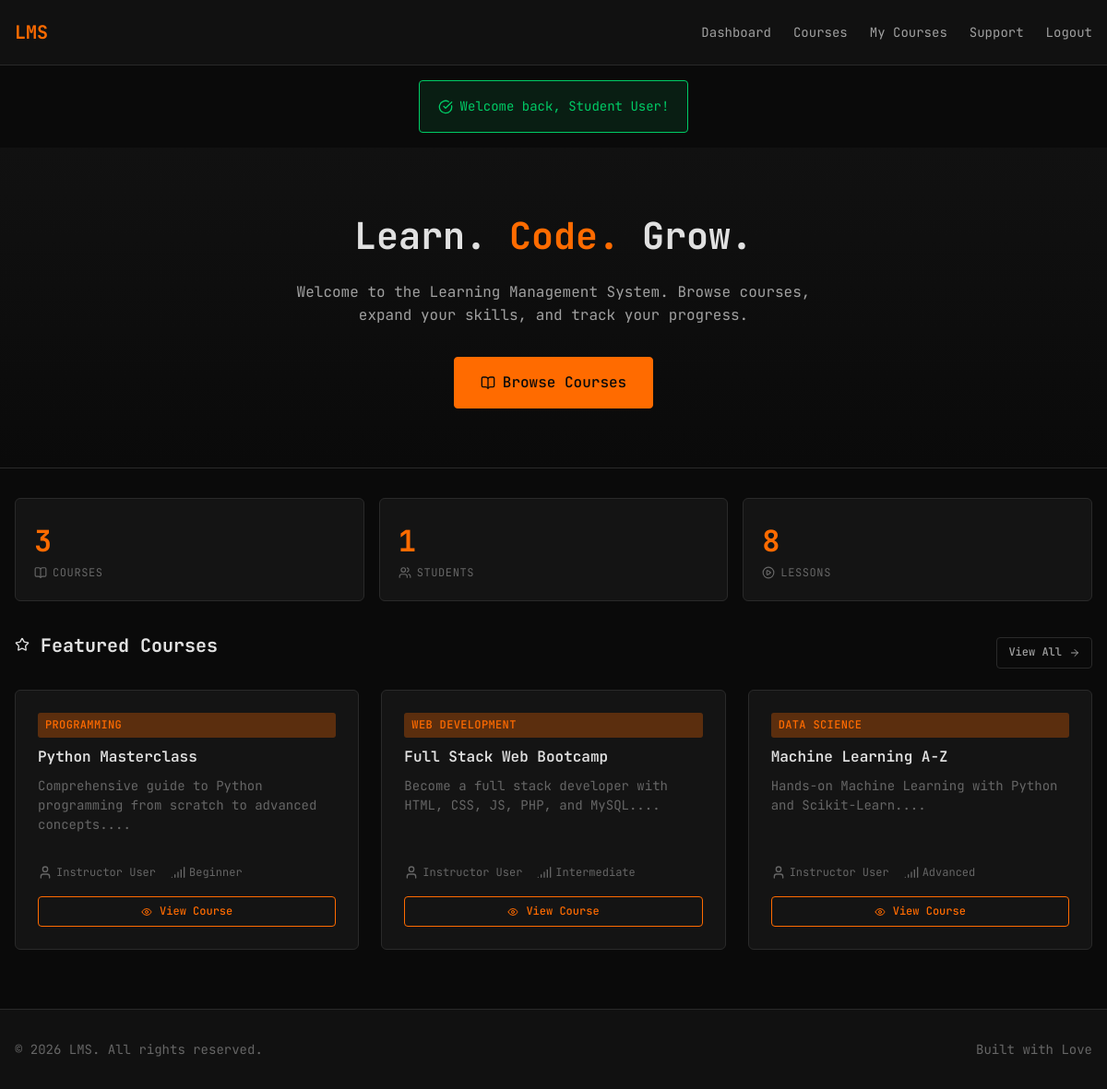
Screenshot of / (signed in) with the database file from the repository.
### tables this page shows
CREATE TABLE courses (
    id INT AUTO_INCREMENT PRIMARY KEY,
    title VARCHAR(200) NOT NULL,
    description TEXT,
    category_id INT,
    instructor_id INT,
    price DECIMAL(10,2) DEFAULT 0.00,
    duration VARCHAR(50),
    level ENUM('beginner', 'intermediate', 'advanced') DEFAULT 'beginner',
    created_at TIMESTAMP DEFAULT CURRENT_TIMESTAMP,
    FOREIGN KEY (category_id) REFERENCES categories(id) ON DELETE SET NULL,
    FOREIGN KEY (instructor_id) REFERENCES users(id) ON DELETE SET NULL
);

CREATE TABLE categories (
    id INT AUTO_INCREMENT PRIMARY KEY,
    name VARCHAR(100) NOT NULL,
    description TEXT
);

CREATE TABLE users (
    id INT AUTO_INCREMENT PRIMARY KEY,
    name VARCHAR(100) NOT NULL,
    email VARCHAR(150) NOT NULL UNIQUE,
    password VARCHAR(255) NOT NULL,
    role ENUM('admin', 'instructor', 'student') NOT NULL DEFAULT 'student',
    bio TEXT,
    experience TEXT,
    verified TINYINT(1) NOT NULL DEFAULT 1,
    created_at TIMESTAMP DEFAULT CURRENT_TIMESTAMP
);

### config/auth.php (called while the page is built, shortened)
<?php
function e($string)
{
    return htmlspecialchars($string, ENT_QUOTES, 'UTF-8');
}

### public/index.php (the view, shortened to what this page needs)
<?php
require_once __DIR__ . '/../config/auth.php';
$pdo = getDBConnection();
$stmt = $pdo->query("
    SELECT c.*, cat.name as category_name, u.name as instructor_name
    FROM courses c
    LEFT JOIN categories cat ON c.category_id = cat.id
    LEFT JOIN users u ON c.instructor_id = u.id
    ORDER BY c.created_at DESC
    LIMIT 6
");
$featuredCourses = $stmt->fetchAll();
$totalCourses = $pdo->query("SELECT COUNT(*) FROM courses")->fetchColumn();
$totalStudents = $pdo->query("SELECT COUNT(*) FROM users WHERE role = 'student'")->fetchColumn();
$totalLessons = $pdo->query("SELECT COUNT(*) FROM lessons")->fetchColumn();
include __DIR__ . '/../includes/header.php';
include __DIR__ . '/../includes/navbar.php';
?>
<section class="hero">
    <div class="container">
        <h1 class="hero-title">
            Learn. <span>Code.</span> Grow.
        </h1>
        <p class="hero-subtitle">
            Welcome to the Learning Management System. Browse courses, expand your skills, and track your progress.
        </p>
        <div class="flex gap-2 justify-center">
            <a href="<?php echo BASE_PATH; ?>/public/courses.php" class="btn btn-primary btn-lg">
                <i data-lucide="book-open"></i> Browse Courses
            </a>
        </div>
    </div>
</section>
<main class="main-content">
    <div class="container">
        <div class="stats-grid mb-4">
            <div class="card stat-card">
                <div class="stat-value">
                    <?php echo $totalCourses; ?>
                </div>
                <div class="stat-label">
                    <i data-lucide="book-open"></i> Courses
                </div>
            </div>
            <div class="card stat-card">
                <div class="stat-value">
                    <?php echo $totalStudents; ?>
                </div>
                <div class="stat-label">
                    <i data-lucide="users"></i> Students
                </div>
            </div>
            <div class="card stat-card">
                <div class="stat-value">
                    <?php echo $totalLessons; ?>
                </div>
                <div class="stat-label">
                    <i data-lucide="play-circle"></i> Lessons
                </div>
            </div>
        </div>
        <div class="mb-4">
            <div class="flex flex-between flex-center mb-2">
                <h2 class="section-title">
                    <i data-lucide="star"></i> Featured Courses
                </h2>
                <a href="<?php echo BASE_PATH; ?>/public/courses.php" class="btn btn-ghost btn-sm">
                    View All <i data-lucide="arrow-right"></i>
                </a>
            </div>
            <?php if (empty($featuredCourses)): ?>
                <div class="card">
                    <p class="text-dim text-center">No courses available yet.</p>
                </div>
            <?php else: ?>
                <div class="grid grid-3">
                    <?php foreach ($featuredCourses as $course): ?>
                        <div class="card course-card">
                            <span class="badge badge-primary">
                                <?php echo e($course['category_name'] ?? 'Uncategorized'); ?>
                            </span>
                            <h3 class="course-title">
                                <?php echo e($course['title']); ?>
                            </h3>
                            <p class="text-sm text-dim course-desc">
                                <?php echo e(substr($course['description'] ?? '', 0, 80)); ?>...
                            </p>
                            <div class="card-meta">
                                <span><i data-lucide="user"></i>
                                    <?php echo e($course['instructor_name'] ?? 'TBA'); ?>
                                </span>
                                <span><i data-lucide="signal"></i>
                                    <?php echo ucfirst(e($course['level'])); ?>
                                </span>
                            </div>
                            <a href="<?php echo BASE_PATH; ?>/public/course-details.php?id=<?php echo $course['id']; ?>"
                                class="btn btn-secondary btn-sm mt-2 w-full">
                                <i data-lucide="eye"></i> View Course
                            </a>
                        </div>
                    <?php endforeach; ?>
                </div>
            <?php endif; ?>
        </div>
    </div>
</main>
<?php include __DIR__ . '/../includes/footer.php'; ?>

### assets/css/style.css (style rules this page uses)
:root { --bg-primary: #0a0a0a; --bg-secondary: #111111; --bg-tertiary: #1a1a1a; --bg-card: #141414; --orange-primary: #ff6b00; --orange-secondary: #ff8c00; --orange-dim: #cc5500; --orange-glow: rgba(255, 107, 0, 0.3); --text-primary: #e0e0e0; --text-secondary: #a0a0a0; --text-dim: #666666; --border-color: #2a2a2a; --success: #00cc66; --error: #ff3333; --warning: #ffcc00; --font-mono: 'JetBrains Mono', 'Consolas', 'Monaco', monospace; }
*, *::before, *::after { box-sizing: border-box; margin: 0; padding: 0; }
html { font-size: 16px; scroll-behavior: smooth; }
body { font-family: var(--font-mono); background-color: var(--bg-primary); color: var(--text-primary); line-height: 1.6; min-height: 100vh; }
a { color: var(--orange-primary); text-decoration: none; transition: color 0.2s ease; }
.container { max-width: 1200px; margin: 0 auto; padding: 0 1rem; }
.main-content { flex: 1; padding: 2rem 0; }
.btn { display: inline-flex; align-items: center; justify-content: center; gap: 0.5rem; padding: 0.625rem 1.25rem; font-family: var(--font-mono); font-size: 0.875rem; font-weight: 500; border: 1px solid transparent; border-radius: 4px; cursor: pointer; transition: all 0.2s ease; text-decoration: none; }
.btn-primary { background-color: var(--orange-primary); color: var(--bg-primary); border-color: var(--orange-primary); }
.btn-secondary { background-color: transparent; color: var(--orange-primary); border-color: var(--orange-primary); }
.btn-ghost { background-color: transparent; color: var(--text-secondary); border-color: var(--border-color); }
.btn-sm { padding: 0.375rem 0.75rem; font-size: 0.75rem; }
.btn-lg { padding: 0.875rem 1.75rem; font-size: 1rem; }
.card { background-color: var(--bg-card); border: 1px solid var(--border-color); border-radius: 6px; padding: 1.5rem; transition: border-color 0.2s ease; }
.badge { display: inline-flex; align-items: center; padding: 0.25rem 0.5rem; font-size: 0.75rem; font-weight: 500; border-radius: 3px; text-transform: uppercase; letter-spacing: 0.03em; }
.badge-primary { background-color: var(--orange-glow); color: var(--orange-primary); }
.hero { padding: 4rem 0; text-align: center; background: linear-gradient(180deg, var(--bg-secondary) 0%, var(--bg-primary) 100%); border-bottom: 1px solid var(--border-color); }
.hero-title { font-size: 2.5rem; font-weight: 700; margin-bottom: 1rem; color: var(--text-primary); }
.hero-title span { color: var(--orange-primary); }
.hero-subtitle { font-size: 1rem; color: var(--text-secondary); max-width: 600px; margin: 0 auto 2rem; }
.grid { display: grid; gap: 1.5rem; }
.grid-3 { grid-template-columns: repeat(3, 1fr); }
.course-card { display: flex; flex-direction: column; }
.course-card .card-meta { display: flex; gap: 1rem; margin-top: auto; padding-top: 1rem; font-size: 0.75rem; color: var(--text-dim); }
.course-card .card-meta span { display: flex; align-items: center; gap: 0.25rem; }
.stats-grid { display: grid; grid-template-columns: repeat(auto-fit, minmax(200px, 1fr)); gap: 1rem; }
.stat-card { padding: 1.25rem; }
.stat-value { font-size: 2rem; font-weight: 700; color: var(--orange-primary); }
.stat-label { font-size: 0.75rem; color: var(--text-dim); text-transform: uppercase; letter-spacing: 0.05em; }
.text-dim { color: var(--text-dim); }
.text-sm { font-size: 0.875rem; }
.mt-2 { margin-top: 1rem; }
.mb-2 { margin-bottom: 1rem; }
.mb-4 { margin-bottom: 2rem; }
.flex { display: flex; }
.flex-between { justify-content: space-between; }
.flex-center { align-items: center; }
.justify-center { justify-content: center; }
.gap-2 { gap: 1rem; }
svg.lucide { width: 1rem; height: 1rem; flex-shrink: 0; }
.btn svg.lucide { width: 0.875rem; height: 0.875rem; }
.btn-sm svg.lucide { width: 0.75rem; height: 0.75rem; }
.btn-lg svg.lucide { width: 1rem; height: 1rem; }
.course-title { font-size: 1rem; margin: 0.5rem 0; font-weight: 600; }
.stat-label { display: flex; align-items: center; gap: 0.375rem; }
.stat-label svg.lucide { width: 0.875rem; height: 0.875rem; }
.flex.flex-center svg.lucide { flex-shrink: 0; }
.w-full { width: 100%; }
.course-desc { margin-bottom: 1rem; line-height: 1.5; }
.section-title { font-size: 1.25rem; margin-bottom: 1rem; }

### rows the page displays
courses: category.name "PROGRAMMING", title "Python Masterclass", description "Comprehensive guide to Python programming from scratch to advanced concepts.", instructor.name "Instructor User", level "Beginner"
courses: category.name "WEB DEVELOPMENT", title "Full Stack Web Bootcamp", description "Become a full stack developer with HTML, CSS, JS, PHP, and MySQL.", instructor.name "Instructor User", level "Intermediate"
courses: category.name "DATA SCIENCE", title "Machine Learning A-Z", description "Hands-on Machine Learning with Python and Scikit-Learn.", instructor.name "Instructor User", level "Advanced"

### other values shown
$flash['message'] "Welcome back, Student User!"
$totalCourses "3"
$totalStudents "1"
$totalLessons "8"
